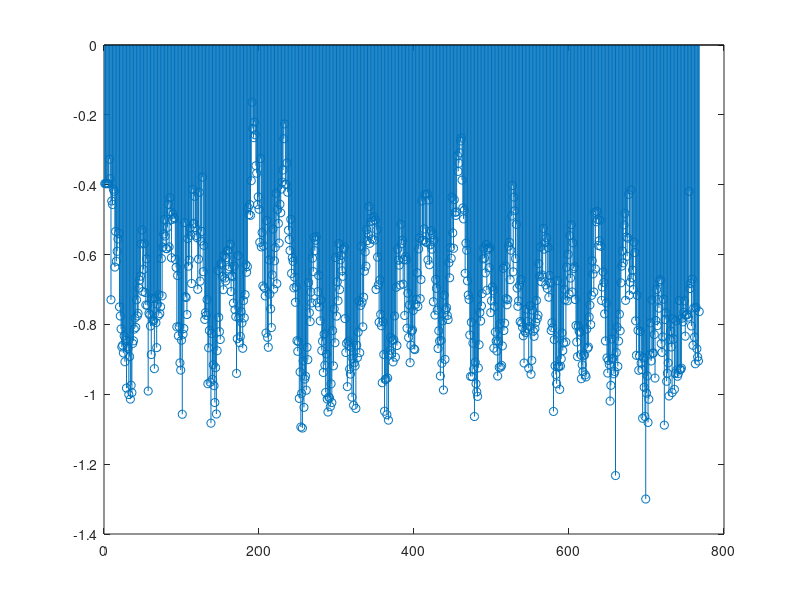

The MATLAB script that drew this image: (Note: this script raises an error after producing the figure.)
fs = 42000;
T = 1/fs;

M = csvread('dataTest.csv');
figure(3)
stem(M(:,4))
M(:,1) = M(:,1)/max(M(:,1));
M(:,2) = M(:,2)/max(M(:,2));
M(:,3) = M(:,3)/max(M(:,3));
M(:,4) = M(:,4)/max(M(:,4));

for j = 1:4
    for i = 5:length(M(:,1))
        M(i,j)= mean(M(i-4:i,j));
    end
end
channelA_FFT=fft(M(:,1));
channelB_FFT = fft(M(:,2));
channelC_FFT = fft(M(:,3));
channelD_FFT = fft(M(:,4));


stem(M(:,4))
phaseDiff_A_B = 1.*(-phase(channelA_FFT)+phase(channelB_FFT));
phaseDiff_A_C = 1.*(-phase(channelA_FFT)+phase(channelC_FFT));
phaseDiff_A_D = 1.*(-phase(channelA_FFT)+phase(channelD_FFT));

figure(1)
subplot(2,1,2)
stem(phase(channelA_FFT))
ylabel('phase')
subplot(2,1,1)
stem(abs(channelA_FFT))
ylabel('mag')

figure(2)
subplot(2,1,2)
stem(phase(channelB_FFT))
ylabel('phase')
subplot(2,1,1)
stem(abs(channelB_FFT))
ylabel('mag')






%Calculating all of the angles

delta_L = abs(343.*phaseDiff_A_B(35:45).*T./(2*pi));
angles =  acos(delta_L/.0457);%*180/pi;
angles*180/pi;
d =.0475;

delta_L2 = abs(343.*phaseDiff_A_C(35:45).*T./(2*pi));
angles2 =  acos(delta_L2/(.0457*2));%*180/pi;
angles2*180/pi;

delta_L3 = abs(343.*phaseDiff_A_D(35:45).*T./(2*pi));
angles3 =  acos(delta_L3/(.0457*3));%*180/pi;
angles3*180/pi;

%Calculating the angle using channel 4 as the reference spot
ReferenceBearingFromChannelFour = mean(angles3*180/pi);

%Using sin law to calculate the distance instead of cos law
L  = (delta_L.^2 - delta_L* + .0457^2)./(delta_L.*(-1));
L2 = (delta_L.^2 - delta_L* + .0457^2)./(delta_L.*(-1));
L3 = (delta_L.^2 - delta_L* + .0457^2)./(delta_L.*(-1));


%Using the total triangle from channel 2 to 4, and then to the sound source
%as the triangle to calculate the distance
FinAngleSource = mean((180 - (180 - angles*180/pi)- angles3*180/pi));
FinAngleCh4 = mean((180 - angles*180/pi));

Distance = sind(FinAngleCh4)*2*.0457/sind(FinAngleSource)

ReferenceBearingFromChannelFour



  %%L = (delta_L.^2 - delta_L* + .0457^2)./(delta_L.*(-1))

  %%L2 = (.0457^2)./delta_L

% L3 = (delta_L.^2 + d^2 - delta_L.*d.*cos(angles));
% L3 = L3./(d.*cos(angles)-2.*delta_L)
